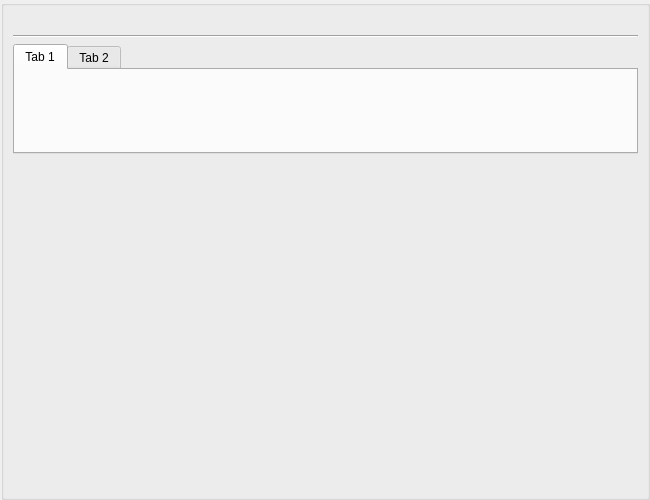
<?xml version="1.0" encoding="UTF-8"?>
<ui version="4.0">
 <class>DeviceControlWidget</class>
 <widget class="QWidget" name="DeviceControlWidget">
  <property name="geometry">
   <rect>
    <x>0</x>
    <y>0</y>
    <width>650</width>
    <height>500</height>
   </rect>
  </property>
  <property name="sizePolicy">
   <sizepolicy hsizetype="Preferred" vsizetype="Preferred">
    <horstretch>0</horstretch>
    <verstretch>0</verstretch>
   </sizepolicy>
  </property>
  <property name="minimumSize">
   <size>
    <width>650</width>
    <height>500</height>
   </size>
  </property>
  <property name="windowTitle">
   <string>DeviceDelegateWidget</string>
  </property>
  <layout class="QVBoxLayout" name="verticalLayout">
   <property name="leftMargin">
    <number>1</number>
   </property>
   <property name="topMargin">
    <number>0</number>
   </property>
   <property name="rightMargin">
    <number>0</number>
   </property>
   <property name="bottomMargin">
    <number>0</number>
   </property>
   <item>
    <widget class="QGroupBox" name="groupBox">
     <property name="title">
      <string/>
     </property>
     <layout class="QVBoxLayout" name="verticalLayout_2">
      <item>
       <layout class="QHBoxLayout" name="horizontalLayout">
        <item>
         <widget class="QLabel" name="deviceIdLabel">
          <property name="text">
           <string/>
          </property>
         </widget>
        </item>
        <item>
         <widget class="QLabel" name="deviceNicknameLabel">
          <property name="text">
           <string/>
          </property>
         </widget>
        </item>
       </layout>
      </item>
      <item>
       <widget class="Line" name="line">
        <property name="orientation">
         <enum>Qt::Orientation::Horizontal</enum>
        </property>
       </widget>
      </item>
      <item>
       <widget class="QTabWidget" name="controlTabWidget">
        <property name="sizePolicy">
         <sizepolicy hsizetype="Expanding" vsizetype="Expanding">
          <horstretch>0</horstretch>
          <verstretch>1</verstretch>
         </sizepolicy>
        </property>
        <widget class="QWidget" name="tab">
         <attribute name="title">
          <string>Tab 1</string>
         </attribute>
        </widget>
        <widget class="QWidget" name="tab_2">
         <attribute name="title">
          <string>Tab 2</string>
         </attribute>
        </widget>
       </widget>
      </item>
      <item>
       <widget class="parameter_table::ParameterTableWidget" name="parameterTableWidget" native="true">
        <property name="sizePolicy">
         <sizepolicy hsizetype="Preferred" vsizetype="Preferred">
          <horstretch>0</horstretch>
          <verstretch>3</verstretch>
         </sizepolicy>
        </property>
       </widget>
      </item>
     </layout>
    </widget>
   </item>
  </layout>
 </widget>
 <customwidgets>
  <customwidget>
   <class>parameter_table::ParameterTableWidget</class>
   <extends>QWidget</extends>
   <header>parameter_table/ParameterTableWidget.h</header>
   <container>1</container>
  </customwidget>
 </customwidgets>
 <resources/>
 <connections/>
</ui>
